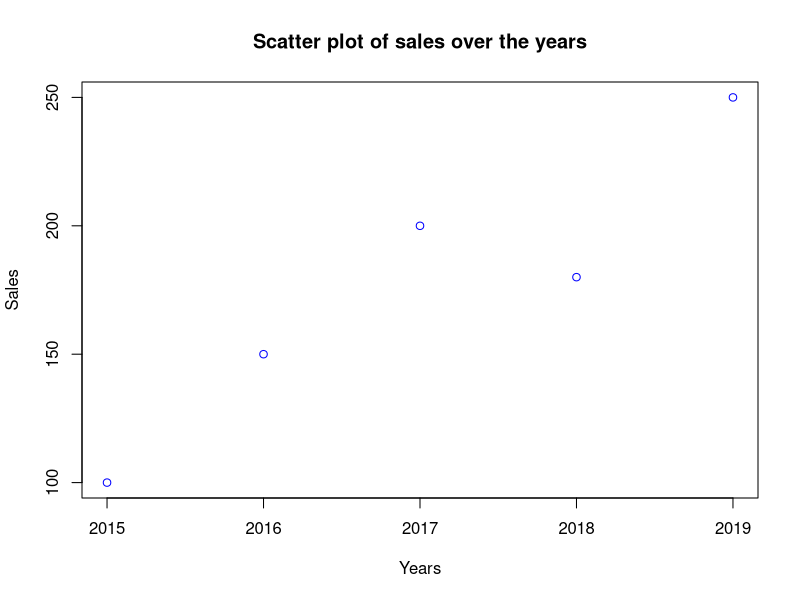

Reproduce this figure in R.
# SCATTER PLOT
# Create dataframe
data <- data.frame(
  Years = c(2015, 2016, 2017, 2018, 2019),
  Sales = c(100, 150, 200, 180, 250),
  Profit = c(20, 30, 50, 40, 60),
  Expenses = c(80, 120, 150, 140, 190),
  Customers = c(200, 240, 300, 280, 350)
)

# Scatter plot
plot(data$Years, data$Sales,
     main = "Scatter plot of sales over the years",
     xlab = "Years",
     ylab = "Sales",
     col = "blue")
